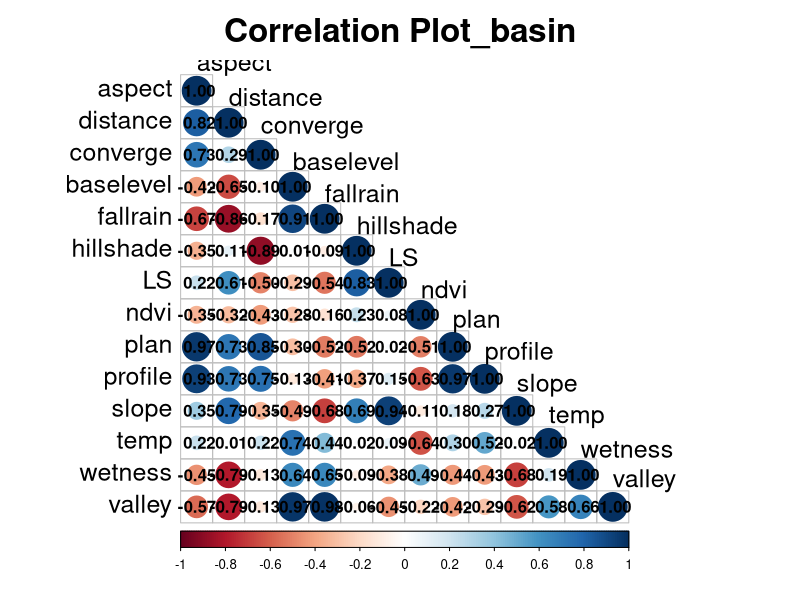
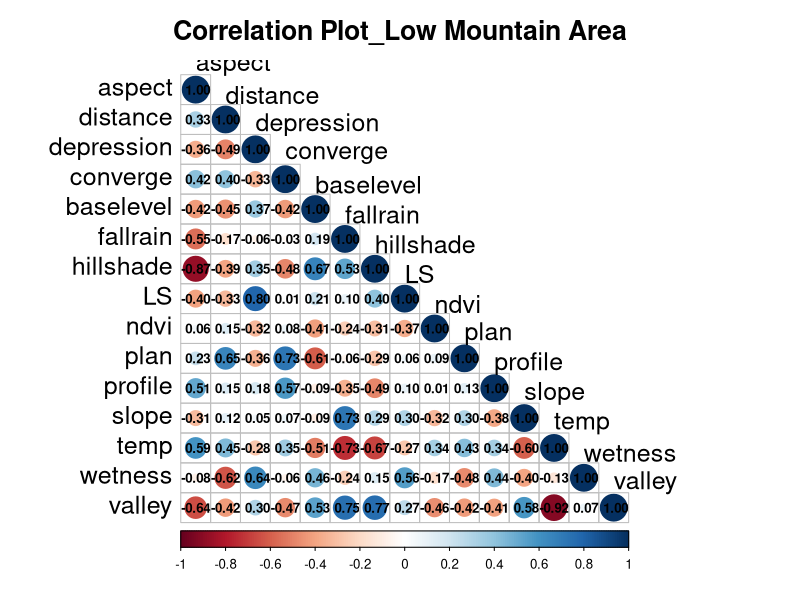
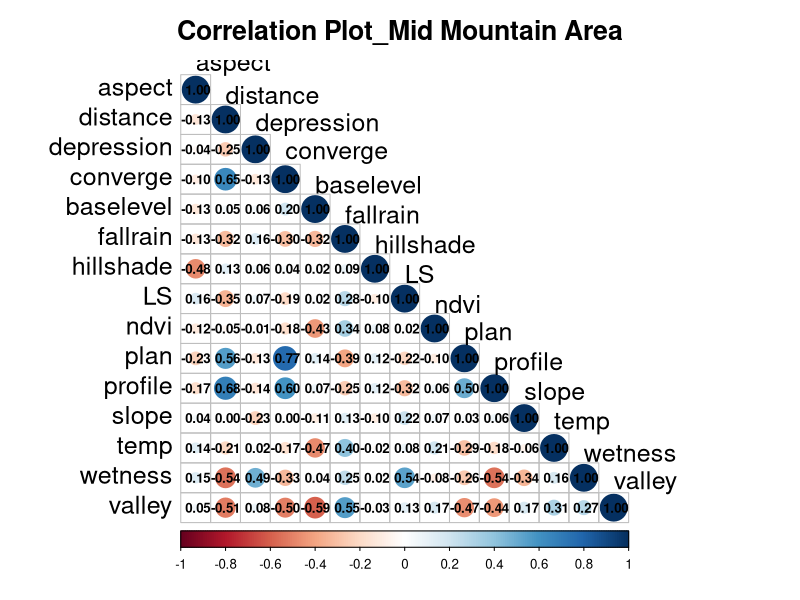

Write the R code that produced these figures, in order.
# 加载包
library(corrplot)
library(ggplot2)
library(reshape2)

# 读取数据
VIF <- read.csv("iris2.csv")


# 计算相关性矩阵
cor_matrix <- cor(VIF)

# 使用 corrplot 包绘制相关性图并显示数值
corrplot(cor_matrix, 
         method = "circle",       # 使用圆形表示相关性
         type = "lower",          # 只显示下三角
         tl.col = "black",        # 标签字体颜色
         tl.cex = 1.5,            # 横纵坐标标签的字体大小
         tl.srt = 360,              # 标签旋转角度
         title = "Correlation Plot_basin",  # 设置标题
         cex.main = 2,            # 调整标题字体大小
         addCoef.col = "black",   # 显示相关系数的数值，设置字体颜色
         number.cex = 1.0,        # 调整显示数值的字体大
         mar=c(0,0,3,0)
)


# 加载包
library(corrplot)
library(ggplot2)
library(reshape2)

# 读取数据
VIF <- read.csv("iris3.csv")

# 计算相关性矩阵
cor_matrix <- cor(VIF)

# 使用 corrplot 包绘制相关性图并显示数值
corrplot(cor_matrix, 
         method = "circle",       # 使用圆形表示相关性
         type = "lower",          # 只显示下三角
         tl.col = "black",        # 标签字体颜色
         tl.cex = 1.5,            # 横纵坐标标签的字体大小
         tl.srt = 360,              # 标签旋转角度
         title = "Correlation Plot_Low Mountain Area",  # 设置标题
         cex.main = 1.6,            # 调整标题字体大小
         addCoef.col = "black",   # 显示相关系数的数值，设置字体颜色
         number.cex = 0.8,        # 调整显示数值的字体大
         mar=c(0,0,3,0)
)


# 加载包
library(corrplot)
library(ggplot2)
library(reshape2)

# 读取数据
VIF <- read.csv("iris4.csv")

# 计算相关性矩阵
cor_matrix <- cor(VIF)

# 使用 corrplot 包绘制相关性图并显示数值
corrplot(cor_matrix, 
         method = "circle",       # 使用圆形表示相关性
         type = "lower",          # 只显示下三角
         tl.col = "black",        # 标签字体颜色
         tl.cex = 1.5,            # 横纵坐标标签的字体大小
         tl.srt = 360,              # 标签旋转角度
         title = "Correlation Plot_Mid Mountain Area",  # 设置标题
         cex.main = 1.6,            # 调整标题字体大小
         addCoef.col = "black",   # 显示相关系数的数值，设置字体颜色
         number.cex = 0.8,        # 调整显示数值的字体大
         mar=c(0,0,3,0)
)

